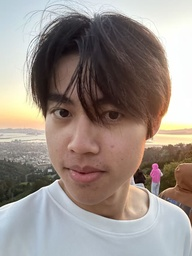
#> input picture data/selfie.jpg, 192 x 256 px, shrunk from 1279 x 1706 before the run
$ python run_part1_1.py
#> lines starting #> are read from the running program, lines starting #| are printed output that depends on the picture
### src/filters.py
import numpy as np
from scipy.signal import convolve2d as sp_convolve2d

# 1.1
def _flip_kernel(k: np.ndarray) -> np.ndarray:
    return np.flip((np.flip(k, axis = 0)), axis = 1)

def conv2d_four_forloops(img: np.ndarray, kernel: np.ndarray, pad_value: float = 0.0) -> np.ndarray:
    H, W = img.shape
    kh, kw = kernel.shape
    ch, cw = kh // 2, kw // 2
    k   = _flip_kernel(kernel).astype(np.float32, copy=False)
    img = img.astype(np.float32, copy=False)
    out = np.zeros((H, W), dtype=np.float32)

    for i in range(H):
        for j in range(W):
            s = 0.0
            for u in range(-ch, ch + 1):
                for v in range(-cw, cw + 1):
                    ii = i + u
                    jj = j + v
                    ku = ch + u
                    kv = cw + v
                    if 0 <= ii < H and 0 <= jj < W:
                        s += img[ii, jj] * k[ku, kv]
            out[i, j] = s
    return out


def conv2d_two_forloops(img: np.ndarray, kernel: np.ndarray, pad_value: float = 0.0) -> np.ndarray:
    H, W = img.shape
    kh, kw = kernel.shape
    k = _flip_kernel(kernel)
    ch, cw = kh // 2, kw // 2
    out = np.zeros((H,W), dtype = np.float32)
    padded = np.pad(img, ((ch, ch),(cw, cw)), mode = 'constant', constant_values = pad_value)
    for i in range(H):
        for j in range(W):
            window = padded[i:i+ kh, j:j + kw]
            out[i,j] = np.sum(window * k, dtype=np.float32)
    return out


def conv2d_scipy_same(img: np.ndarray, kernel: np.ndarray, pad_value: float = 0.0) -> np.ndarray:
    return sp_convolve2d(img, kernel, mode='same', boundary='fill', fillvalue=pad_value).astype(np.float32)

def box_kernel(size: int) -> np.ndarray:
    assert size % 2 == 1
    k = np.ones((size,size), dtype = np.float32)
    k = k/(size**2)
    return k

def finite_differences():
    Dx = np.array([[1, 0, -1]], dtype = np.float32)      # (1, 3)
    Dy = np.array([[1], [0], [-1]], dtype = np.float32)  # (3, 1)
    return Dx, Dy

# 1.2
# [20 lines left out: functions rescale01, gradients, binarize_edges, not called in this run]

# 1.3
import cv2
from scipy.signal import convolve2d as sp_convolve2d

# [164 lines left out: functions gaussian1d_cv, gaussian2d_cv, gaussian_blur_cv_2d, dog_kernels_cv, _ensure_odd_ksize, _impulse_like and 9 more, not called in this run]

### run_part1_1.py
import os
import numpy as np
import warnings
warnings.filterwarnings("ignore") # ignores the runtime warnings
# save-only (no pop-up windows)
import matplotlib
matplotlib.use("Agg")
import matplotlib.pyplot as plt

from skimage import io, color
from skimage.util import img_as_float

from src.filters import (
    conv2d_four_forloops,
    conv2d_two_forloops,
    conv2d_scipy_same,
    box_kernel,
    finite_differences,
)

# -------- Config --------
IMAGE_PATH = "data/selfie.jpg"
BOX_SIZE   = 9
SAVE_DIR   = "results/part1_1"
# ------------------------

def to_gray01(im):
    """Return grayscale float32 in [0,1], robust to dtype/alpha/NaNs."""
    im = img_as_float(im)
    im = np.nan_to_num(im, nan=0.0, posinf=1.0, neginf=0.0)
    im = np.clip(im, 0.0, 1.0)
    if im.ndim == 3:
        if im.shape[2] > 3:
            im = im[..., :3]    # drop alpha
        im = color.rgb2gray(im)
    return im.astype(np.float32)

def save_gray(path, arr):
    os.makedirs(os.path.dirname(path), exist_ok=True)
    plt.imsave(path, arr, cmap="gray")

def main():
    img = to_gray01(io.imread(IMAGE_PATH))
#> in to_gray01, `im = color.rgb2gray(im)`:
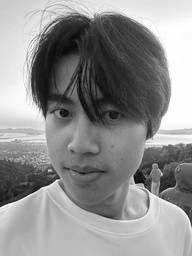
#> im: shape (256, 192) float64; min 0.00833, max 1, mean 0.564
    k   = box_kernel(BOX_SIZE)

    # Convolutions
    y_four = conv2d_four_forloops(img, k)
#> after the loop in conv2d_four_forloops, `for i in range(H):`:
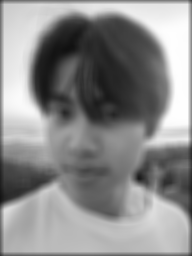
#> out: shape (256, 192) float32; min 0.0662, max 0.998, mean 0.549
    y_two  = conv2d_two_forloops(img, k)
#> in conv2d_two_forloops, `padded = np.pad(img, ((ch, ch),(cw, cw)), mode = 'constant', constant_..`:
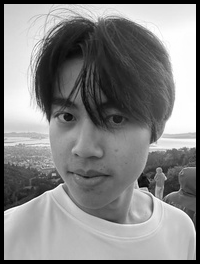
#> padded: shape (264, 200) float32; min 0, max 1, mean 0.525
    y_sp   = conv2d_scipy_same(img, k)

    print("Box conv diffs (max abs):")
    if y_four is not None:
        print("  |four-forloops - scipy|:", float(np.max(np.abs(y_four - y_sp))))
#|   |four-forloops - scipy|: 1.0728836059570312e-06
    print("  |two-forloops  - scipy|:", float(np.max(np.abs(y_two  - y_sp))))
#|   |two-forloops  - scipy|: 1.1324882507324219e-06

    # Finite differences (for preview into 1.2)
    Dx, Dy = finite_differences()
    Ix = conv2d_two_forloops(img, Dx)
#> call 2 of conv2d_two_forloops, with kernel = array of shape (1, 3), pad_value = 0
#> in conv2d_two_forloops (call 2), `padded = np.pad(img, ((ch, ch),(cw, cw)), mode = 'constant', constant_..`:
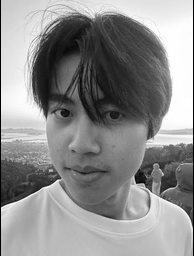
#> padded: shape (256, 194) float32; min 0, max 1, mean 0.558
#> after the loop in conv2d_two_forloops (call 2), `for i in range(H):`:
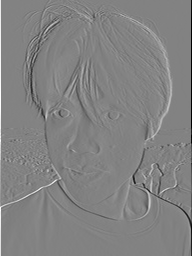
#> out: shape (256, 192) float32; min -1, max 0.957, mean 0.000178; drawn with min black and max white
    Iy = conv2d_two_forloops(img, Dy)
#> call 3 of conv2d_two_forloops, with kernel = array of shape (3, 1), pad_value = 0
#> in conv2d_two_forloops (call 3), `padded = np.pad(img, ((ch, ch),(cw, cw)), mode = 'constant', constant_..`:
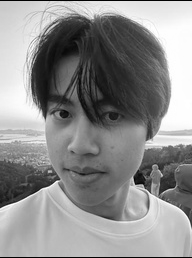
#> padded: shape (258, 192) float32; min 0, max 1, mean 0.56
#> after the loop in conv2d_two_forloops (call 3), `for i in range(H):`:
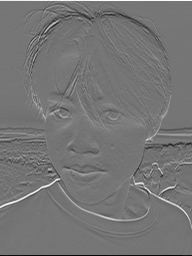
#> out: shape (256, 192) float32; min -0.784, max 0.916, mean -0.00051; drawn with min black and max white

    # Save results
    save_gray(f"{SAVE_DIR}/selfie_gray.png",           img)
    save_gray(f"{SAVE_DIR}/selfie_box_four.png",       y_four)
    save_gray(f"{SAVE_DIR}/selfie_box_two.png",        y_two)
    save_gray(f"{SAVE_DIR}/selfie_box_scipy.png",      y_sp)
    save_gray(f"{SAVE_DIR}/selfie_Ix.png",             Ix)
    save_gray(f"{SAVE_DIR}/selfie_Iy.png",             Iy)

    print(f"Saved images to {SAVE_DIR}/")

if __name__ == "__main__":
    main()

$ run again, with data/DerekPicture.jpg copied over data/selfie.jpg
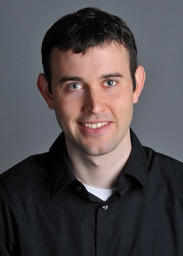
#> input picture data/DerekPicture.jpg, 183 x 256 px, shrunk from 732 x 1024 before the run
#|   |four-forloops - scipy|: 5.364418029785156e-07
#|   |two-forloops  - scipy|: 5.364418029785156e-07
#> padded: shape (256, 185) float32
#> after the loop in conv2d_two_forloops (call 2), `for i in range(H):`:
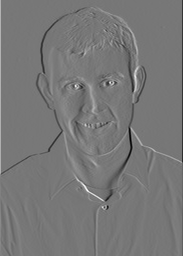
#> out: shape (256, 183) float32; min -0.762, max 0.864, mean 0.00027; drawn with min black and max white
#> padded: shape (258, 183) float32
#> after the loop in conv2d_two_forloops (call 3), `for i in range(H):`:
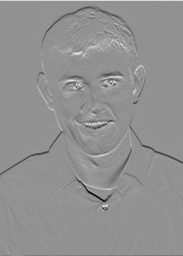
#> out: shape (256, 183) float32; min -0.828, max 0.62, mean -0.00117; drawn with min black and max white

$ run again, with data/Monroe.jpg copied over data/selfie.jpg
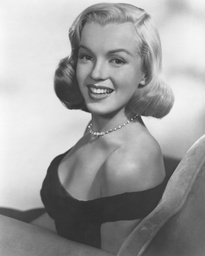
#> input picture data/Monroe.jpg, 205 x 256 px, shrunk from 1638 x 2048 before the run
#|   |four-forloops - scipy|: 1.0132789611816406e-06
#|   |two-forloops  - scipy|: 9.5367431640625e-07
#> padded: shape (256, 207) float32
#> padded: shape (258, 205) float32
#> in save_gray, `plt.imsave(path, arr, cmap="gray")`:
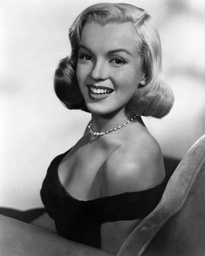
#> saved as selfie_gray.png: shape (256, 205, 3); min 0, max 255, mean 143.4
